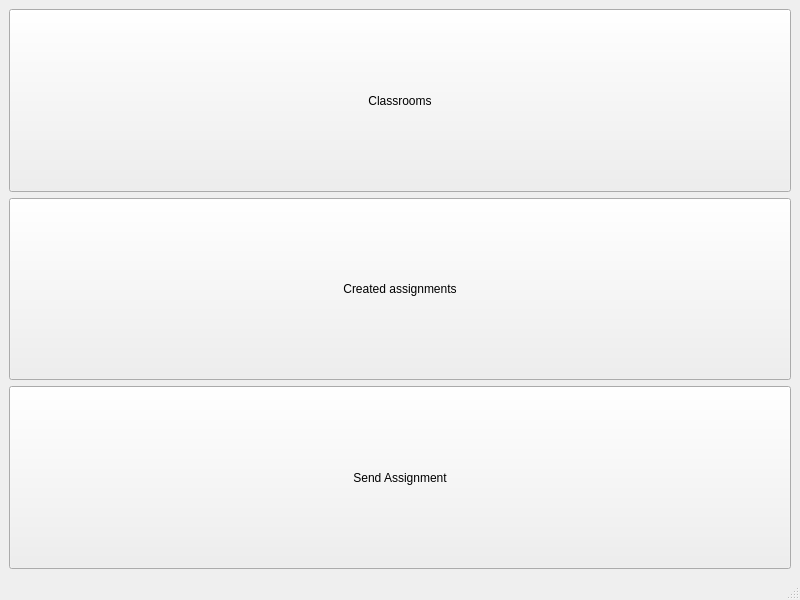
<?xml version="1.0" encoding="UTF-8"?>
<ui version="4.0">
 <class>MainMenuWindow</class>
 <widget class="QMainWindow" name="MainMenuWindow">
  <property name="geometry">
   <rect>
    <x>0</x>
    <y>0</y>
    <width>800</width>
    <height>600</height>
   </rect>
  </property>
  <property name="windowTitle">
   <string>MainWindow</string>
  </property>
  <widget class="QWidget" name="centralwidget">
   <layout class="QVBoxLayout" name="verticalLayout">
    <item>
     <widget class="QPushButton" name="pushButton_classrooms">
      <property name="sizePolicy">
       <sizepolicy hsizetype="Minimum" vsizetype="Expanding">
        <horstretch>0</horstretch>
        <verstretch>0</verstretch>
       </sizepolicy>
      </property>
      <property name="text">
       <string>Classrooms</string>
      </property>
     </widget>
    </item>
    <item>
     <widget class="QPushButton" name="pushButton_created_assignments">
      <property name="sizePolicy">
       <sizepolicy hsizetype="Minimum" vsizetype="Expanding">
        <horstretch>0</horstretch>
        <verstretch>0</verstretch>
       </sizepolicy>
      </property>
      <property name="text">
       <string>Created assignments</string>
      </property>
     </widget>
    </item>
    <item>
     <widget class="QPushButton" name="pushButton_send_assignment">
      <property name="sizePolicy">
       <sizepolicy hsizetype="Minimum" vsizetype="Expanding">
        <horstretch>0</horstretch>
        <verstretch>0</verstretch>
       </sizepolicy>
      </property>
      <property name="text">
       <string>Send Assignment</string>
      </property>
     </widget>
    </item>
   </layout>
  </widget>
  <widget class="QMenuBar" name="menubar">
   <property name="geometry">
    <rect>
     <x>0</x>
     <y>0</y>
     <width>800</width>
     <height>26</height>
    </rect>
   </property>
  </widget>
  <widget class="QStatusBar" name="statusbar"/>
 </widget>
 <resources/>
 <connections/>
</ui>
